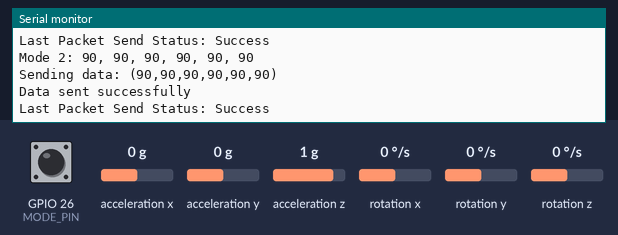
Simulated run of this sketch. Board: ESP32. Shown: the last lines printed to the serial monitor. The inputs (shaded band) are chosen by the test bench; at power-on: GPIO 26 (MODE_PIN) HIGH, acceleration x 0 g, acceleration y 0 g, acceleration z 1 g, rotation z 0 °/s, rotation x 0 °/s, rotation y 0 °/s.

Above: at 1.2 s.
1.3 s: GPIO 26 (MODE_PIN) pulled LOW for 0.15 s
At 1.9 s:
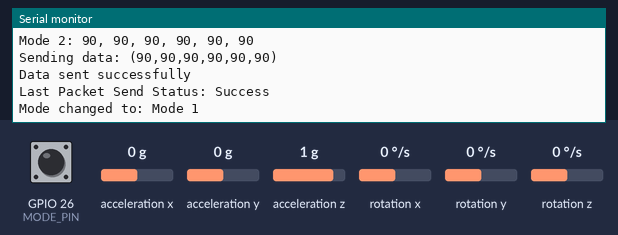
2.9 s: acceleration x set to -1.4 g
At 3.14 s:
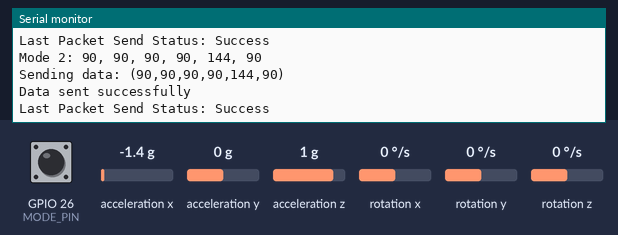
4.4 s: acceleration y set to -1.4 g
At 4.58 s:
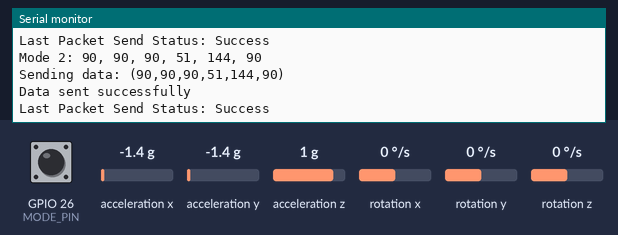
5.9 s: GPIO 26 (MODE_PIN) pulled LOW for 1 s
At 6.4 s:
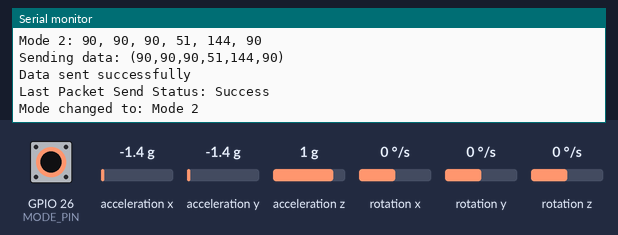
8.4 s: acceleration z set to -1.4 g
At 8.58 s:
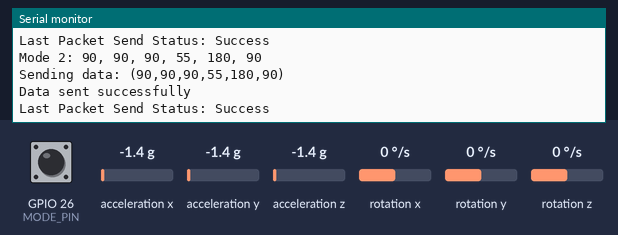
9.9 s: rotation z set to -192 °/s
At 10.23 s:
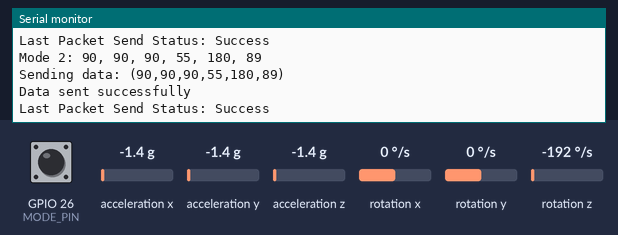
Timing chart, 0 to 12.4 s (numbered marks = the images above; inputs shaded):
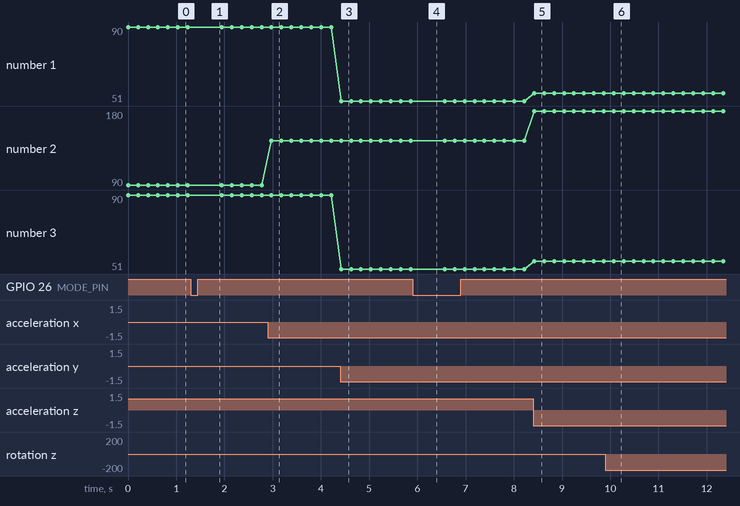

Measured:
- after the input at 1.3 s, the serial monitor: prints a new line after 0.14 s (image 1)
- after the input at 2.9 s, the serial monitor: prints a new line after 0.08 s (image 2)
- after the input at 4.4 s, the serial monitor: prints a new line at once (image 3)
- after the input at 5.9 s, the serial monitor: prints a new line after 0.16 s (image 4)
- after the input at 8.4 s, the serial monitor: prints a new line at once (image 5)
- after the input at 9.9 s, the serial monitor: prints a new line after 0.17 s (image 6)
- plotted number 1: 90 → 51 after the input at 4.4 s, 51 → 55 after the input at 8.4 s
- plotted number 2: 90 → 144 after the input at 2.9 s, 144 → 180 after the input at 8.4 s

The sketch:

Robotic_Glove.ino
```cpp
#include <Wire.h>
#include <MPU6050.h>
#include <WiFi.h>
#include <esp_now.h>
#include <math.h>

// Define the mode pin
#define MODE_PIN 26

// Create an instance of the MPU6050
MPU6050 mpu;

// Define the constants for angle calculation
const float DEG_PER_RAD = 180.0 / M_PI;

// Define servo range
const int SERVO_MIN = 0;
const int SERVO_MAX = 180;

// Track previous and current servo angles
int previousServo1 = 90;
int previousServo2 = 90;
int previousServo3 = 90;
int previousServo4 = 90;
int previousServo5 = 90;
int previousServo6 = 90;

// Function to calculate pitch, roll, and yaw from accelerometer and gyroscope values
void calculateOrientation(float &pitch, float &roll, float &yaw) {
  int16_t ax, ay, az;
  mpu.getAcceleration(&ax, &ay, &az);

  float aX = ax / 16384.0; // Sensitivity scale factor
  float aY = ay / 16384.0;
  float aZ = az / 16384.0;

  pitch = atan2(aY, sqrt(aX * aX + aZ * aZ)) * DEG_PER_RAD;
  roll = atan2(-aX, aZ) * DEG_PER_RAD;

  int16_t gx, gy, gz;
  mpu.getRotation(&gx, &gy, &gz);

  float gyroX = gx / 131.0;
  float gyroY = gy / 131.0;
  float gyroZ = gz / 131.0;

  // Simple integration to get yaw (change in angle)
  static float previousYaw = 0.0;
  yaw = previousYaw + gyroZ * 0.01;
  previousYaw = yaw;
}

// Function to map angle to servo range
int mapToServoRange(float angle) {
  return constrain(map(angle, -90, 90, SERVO_MIN, SERVO_MAX), SERVO_MIN, SERVO_MAX);
}

// Function to format and send servo angles via ESP-NOW
void sendServoAngles() {
  float pitch, roll, yaw;

  // Calculate pitch, roll, and yaw
  calculateOrientation(pitch, roll, yaw);

  // Map pitch, roll, and yaw to servo angles
  int currentServo1 = mapToServoRange(pitch);
  int currentServo2 = mapToServoRange(roll);
  int currentServo3 = mapToServoRange(yaw);

  String dataString;

  static bool modeFlag = false; // Ensure modeFlag is static to retain its value
  if (modeFlag) {
    // Mode 1: Send (current1, current2, current3, previous4, previous5, previous6)
    dataString = "(" + String(currentServo1) + "," + String(currentServo2) + "," + String(currentServo3) + "," +
                 String(previousServo4) + "," + String(previousServo5) + "," + String(previousServo6) + ")";

    // Update previous values for Mode 1 after sending
    previousServo4 = currentServo1; // Update previous values for Mode 1
    previousServo5 = currentServo2;
    previousServo6 = currentServo3;

    // Print the values being sent in Mode 1
    Serial.print("Mode 1: ");
    Serial.print(currentServo1); Serial.print(", ");
    Serial.print(currentServo2); Serial.print(", ");
    Serial.print(currentServo3); Serial.print(", ");
    Serial.print(previousServo4); Serial.print(", ");
    Serial.print(previousServo5); Serial.print(", ");
    Serial.println(previousServo6);

  } else {
    // Mode 2: Send (previous1, previous2, previous3, current4, current5, current6)
    dataString = "(" + String(previousServo1) + "," + String(previousServo2) + "," + String(previousServo3) + "," +
                 String(currentServo1) + "," + String(currentServo2) + "," + String(currentServo3) + ")";

    // Update previous values for Mode 2 after sending
    previousServo1 = previousServo1; // Keep the previous value
    previousServo2 = previousServo2; // Keep the previous value
    previousServo3 = previousServo3; // Keep the previous value

    // Update current values for Mode 2
    previousServo4 = currentServo1; // Update previous values for Mode 2
    previousServo5 = currentServo2;
    previousServo6 = currentServo3;

    // Print the values being sent in Mode 2
    Serial.print("Mode 2: ");
    Serial.print(previousServo1); Serial.print(", ");
    Serial.print(previousServo2); Serial.print(", ");
    Serial.print(previousServo3); Serial.print(", ");
    Serial.print(currentServo1); Serial.print(", ");
    Serial.print(currentServo2); Serial.print(", ");
    Serial.println(currentServo3);
  }

  // Print the formatted string to Serial Monitor
  Serial.print("Sending data: ");
  Serial.println(dataString);

  // Send the formatted string as a byte array
  esp_err_t result = esp_now_send(NULL, (uint8_t*)dataString.c_str(), dataString.length());
  if (result == ESP_OK) {
    Serial.println("Data sent successfully");
  } else {
    Serial.println("Error sending data");
  }
}

void OnDataSent(const uint8_t* mac_addr, esp_now_send_status_t status) {
  Serial.print("Last Packet Send Status: ");
  if (status == ESP_NOW_SEND_SUCCESS) {
    Serial.println("Success");
  } else {
    Serial.println("Error");
  }
}

void setup() {
  // Start serial communication
  Serial.begin(115200);

  // Initialize the MPU6050
  Wire.begin();
  mpu.initialize();

  // Initialize ESP-NOW
  WiFi.mode(WIFI_STA);
  if (esp_now_init() != ESP_OK) {
    Serial.println("ESP-NOW initialization failed");
    return;
  }
  esp_now_register_send_cb(OnDataSent);

  // Add the peer ESP32 (replace with your receiver's MAC address)
  esp_now_peer_info_t peerInfo;
  memcpy(peerInfo.peer_addr, "\xFF\xFF\xFF\xFF\xFF\xFF", 6); // Broadcast address
  peerInfo.channel = 0;
  peerInfo.encrypt = false;
  if (esp_now_add_peer(&peerInfo) != ESP_OK) {
    Serial.println("Failed to add peer");
    return;
  }

  // Set up the mode pin
  pinMode(MODE_PIN, INPUT_PULLUP);
}

void loop() {
  // Check the mode pin
  bool modeState = digitalRead(MODE_PIN);

  // Toggle mode on falling edge (button press)
  static bool lastModeState = HIGH;
  if (lastModeState == HIGH && modeState == LOW) {
    // Toggle mode
    static bool modeFlag = false; // Make sure modeFlag is static
    modeFlag = !modeFlag;
    Serial.print("Mode changed to: ");
    Serial.println(modeFlag ? "Mode 1" : "Mode 2");
    delay(500); // Debounce delay
  }
  lastModeState = modeState;

  // Send servo angles
  sendServoAngles();

  // Delay to control sending rate
  delay(200); // Adjust as needed
}
```
